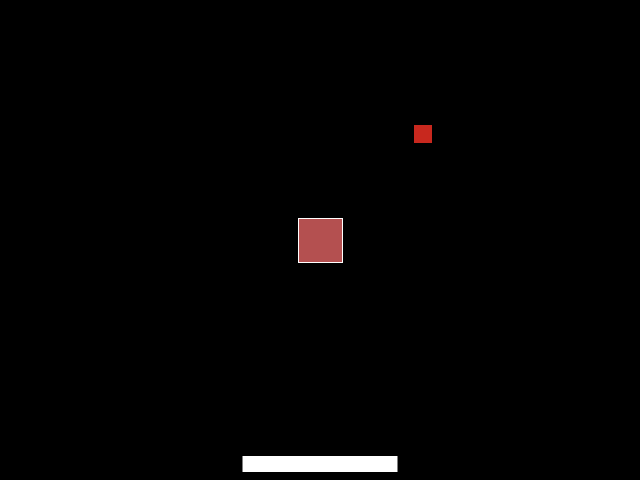
Frame 1 (no input)
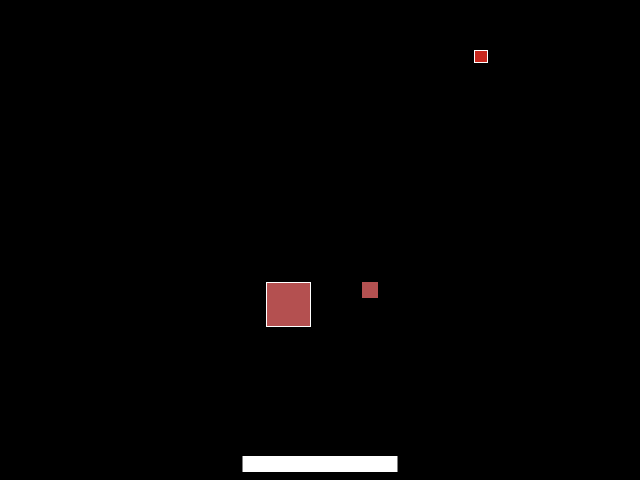
Frame 60 (the mouse pressed at the canvas centre just before this capture)
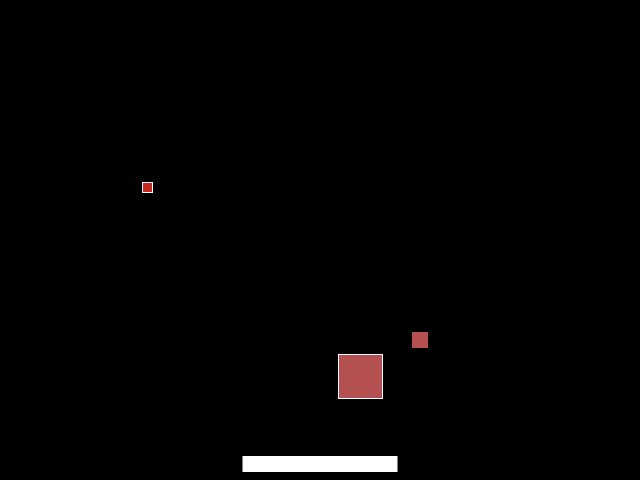
Frame 120 (the mouse held since frame 60 and released just before this capture)

The Processing sketch that drew these frames (run headless with seeded random() and noise(); from frame 60 on, the mouse is pressed at the canvas centre):

// Processing sketch: Excercise02
// ── Excercise02.pde
//Background color
color backgroundColor = color(0);

//Variables for static background
int numStatic = 1; //CHANGED lower static
int staticSizeMin = 0; //CHANGED min to 0
int staticSizeMax = 20; //CHANGED max size to 20
color staticColor = color(200, 40, 30); //CHANGED color of static to dark red

//Variables of paddle dimensions, speed of paddle, and color
int paddleX;
int paddleY;
int paddleVX;
int paddleSpeed = 10;
int paddleWidth = 155; //CHANGED - made longer
int paddleHeight = 16;
color paddleColor = color(255);

//Variables for the ball dimensions, location, velocity, and color
int ballX;
int ballY;
int ballVX;
int ballVY;
int ballSpeed = 5;
int ballSize = 16;
color ballColor = color(180, 80, 80); //CHANGED - added color to the ball 

//CHANGED - added new box
int boxX;
int boxY;
int boxVX;
int boxVY;
int boxSize = 44;
int boxSpeed = 8;
int boxColor = color(180, 80, 80);



//The setup for the size, paddle position, and ball position
void setup() {
  size(640, 480);

  setupPaddle();
  setupBall();
  setupbox();
}

//Functions for the paddle
void setupPaddle() {
  paddleX = width/2;
  paddleY = height - paddleHeight;
  paddleVX = 0;
}

//Setting up the ball in the middle of the screen and ball velocity
void setupBall() {
  ballX = width/2;
  ballY = height/2;
  ballVX = ballSpeed;
  ballVY = ballSpeed;
}

//CHANGED setup for new box
void setupbox() {
  boxX = width/2;
  boxY = height/2;
  boxVX = boxSpeed;
  boxVY = boxSpeed;
}

//Calling the functions for the static, ball, and paddle
void draw() {
  background(backgroundColor);

  drawStatic();

  updatePaddle();
  updateBall();

  drawPaddle();
  drawBall();

  drawbox();
  updatebox();
}

//Drawing the loop of static with arguments
void drawStatic() {
  for (int i = 0; i < numStatic; i++) {
    float x = random(0, width);
    float y = random(0, height);
    float staticSize = random(staticSizeMin, staticSizeMax);
    fill(staticColor);
    rect(x, y, staticSize, staticSize);
  }
}

//Function that allows the paddle to move across X axis
void updatePaddle() {
  paddleX += paddleVX;  
  paddleX = constrain(paddleX, 0+paddleWidth/2, width-paddleWidth/2);
}

//Function for ball movement speed
void updateBall() {
  ballX += ballVX;
  ballY += ballVY;

  //Functions for the way the ball behaves
  handleBallHitPaddle();
  handleBallHitWall();
  handleBallOffBottom();
}

//CHANGED functions for box movements 
void updatebox() {
  boxX += boxVX;
  boxY += boxVY;
  handleBoxHitPaddle();
  handleboxHitWall();
  handleboxOffBottom();
}

//Function for drawing paddle
void drawPaddle() {
  rectMode(CENTER);
  noStroke();
  fill(paddleColor);
  rect(paddleX, paddleY, paddleWidth, paddleHeight);
}

//Functions for drawing ball
void drawBall() {
  rectMode(CENTER);
  noStroke();
  fill(ballColor);
  rect(ballX, ballY, ballSize, ballSize);
}

//CHANGED - function that draws box
void drawbox() {
  rectMode(CENTER);
  stroke(255);
  fill(boxColor);
  rect(boxX, boxY, boxSize, boxSize);
}

//Function for how the ball behaves when it hits the paddle
void handleBallHitPaddle() {
  if (ballOverlapsPaddle()) {
    ballY = paddleY - paddleHeight/2 - ballSize/2;
    ballVY = -ballVY;
    ballColor = ballColor + 50;//CHANGED - when ball hits paddle the color value go up by 50
  }
}

//CHANGED - function for how the box behaves when it hits the paddle - NEW FUNCTION box gets bigger and smaller when hit
void handleBoxHitPaddle() {
  if (boxOverlapsPaddle()) {
    boxY = paddleY - paddleHeight/2 - boxSize/2;
    boxVY = -boxVY;
    boxColor = boxColor -80; 
    boxSize = boxSize +5;
    boxSize = paddleWidth - boxSize/1;
  }
}

//Boolean function that checks if the ball hits the paddle, if it does it returns true, if not it returns false
boolean ballOverlapsPaddle() {
  if (ballX - ballSize/2 > paddleX - paddleWidth/2 && ballX + ballSize/2 < paddleX + paddleWidth/2) {
    if (ballY > paddleY - paddleHeight/2) {
      return true;
    }
  }
  return false;
}

//CHANGED function that checks if the box hits the paddle, if it does it returns true, if not it returns false
boolean boxOverlapsPaddle() {
  if (boxX - boxSize/2 > paddleX - paddleWidth/2 && boxX + boxSize/2 < paddleX + paddleWidth/2) {
    if (boxY > paddleY - paddleHeight/2) {
      return true;
    }
  }
  return false;
}

//Function for when the ball falls of the screen, the ball will be reset
void handleBallOffBottom() {
  if (ballOffBottom()) {
    ballX = width/2;
    ballY = height/2;
  }
}

//CHANGED - where the box falls from the screen
void handleboxOffBottom() {
  if (boxOffBottom()) {
    boxX = width/8;
    boxY = height/5;
  }
}

//Boolean function that checks if the ball falls out of the screen, if it does it calls the function to reset it
boolean ballOffBottom() {
  return (ballY - ballSize/2 > height);
}

//CHANGED Checks if the ball falls out off the screen, if it does it calls the function to reset it
boolean boxOffBottom() {
  return (boxY - boxSize/2 > height);
}

//Function for how the ball behaves when it hits the left, right or top wall, if it does it moves in opposite dirrection
void handleBallHitWall() {
  if (ballX - ballSize/2 < 0) {
    ballX = 0 + ballSize/2;
    ballVX = -ballVX;
  } else if (ballX + ballSize/2 > width) {
    ballX = width - ballSize/2;
    ballVX = -ballVX;
  }

  if (ballY - ballSize/2 < 0) {
    ballY = 0 + ballSize/2;
    ballVY = -ballVY;
  }
}

//CHANGED - how the ball behaves when it hits the left, right or top wall, if it does it moves in opposite dirrection
void handleboxHitWall() {
  if (boxX - boxSize/2 < 0) {
    boxX = 0 + boxSize/2;
    boxVX = -boxVX;
  } else if (boxX + boxSize/2 > width) {
    boxX = width - boxSize/2;
    boxVX = -boxVY;
  }

  if (boxY - boxSize/2 < 0) {
    boxY = 0 + boxSize/2; 
    boxVY = -boxVY;
  }
}

//Function that controls the paddle when the left and right arrows are pressed
void keyPressed() {
  if (keyCode == LEFT) {
    paddleVX = -paddleSpeed;
  } else if (keyCode == RIGHT) {
    paddleVX = paddleSpeed;
  }
}

//Funtions that controls left and right movements when the keys are released 
void keyReleased() {
  if (keyCode == LEFT && paddleVX < 0) {
    paddleVX = 0;
  } else if (keyCode == RIGHT && paddleVX > 0) {
    paddleVX = 0;
  }
}
